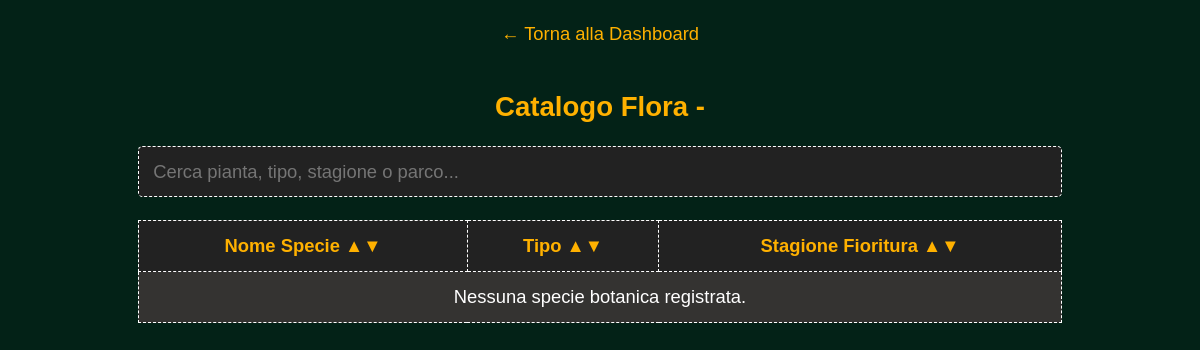
The page /PHP-HTML/tabella_flora.php (signed in) on the database as committed earlier.
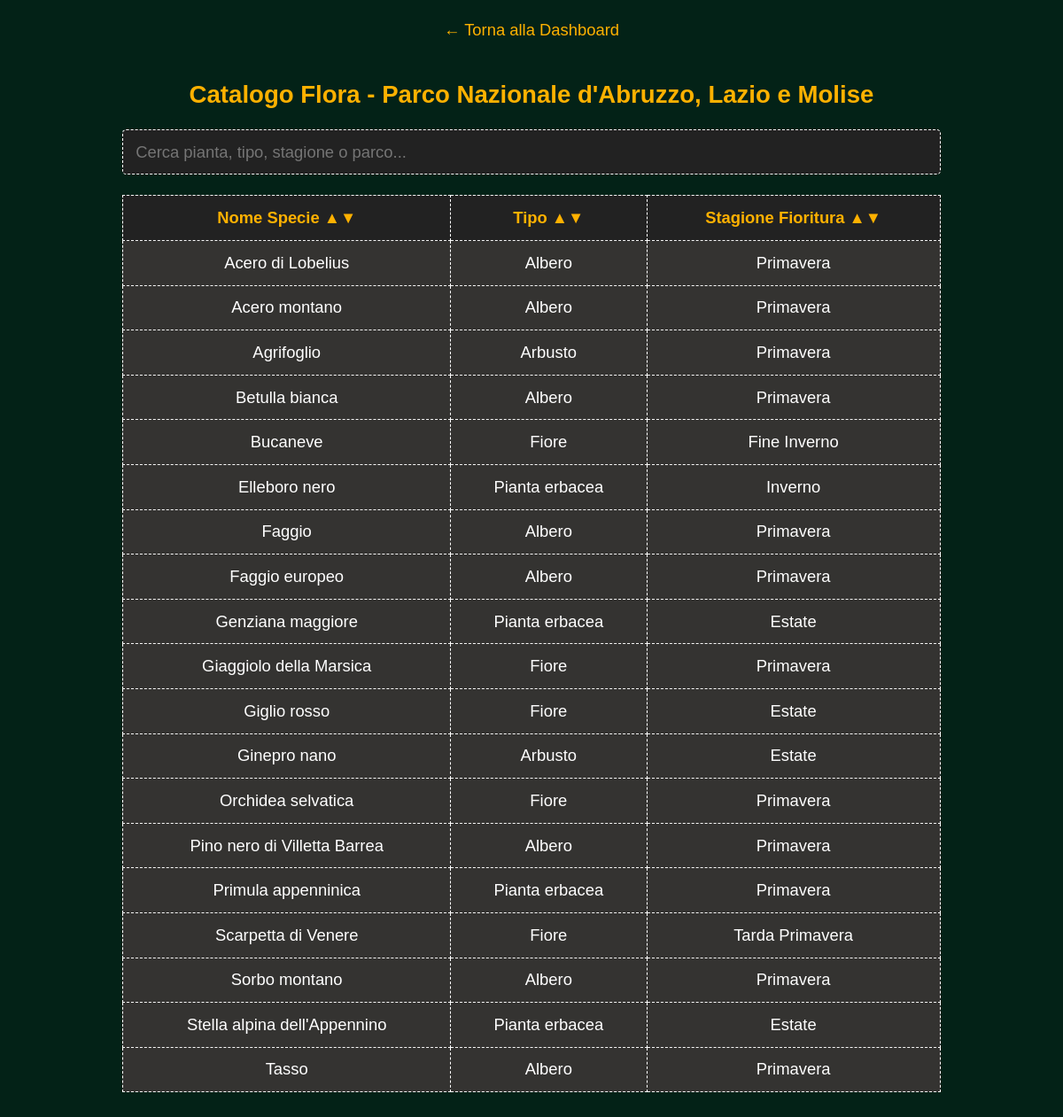
The same page on the database as committed later.
### tables this page shows
CREATE TABLE `GUARDIAPARCO` (
  `Matricola` varchar(20) NOT NULL,
  `Nome` varchar(50) NOT NULL,
  `Cognome` varchar(50) NOT NULL,
  `Telefono` varchar(20) DEFAULT NULL,
  `Parco_Assegnato` varchar(100) NOT NULL
);

CREATE TABLE `SPECIE_FLORA` (
  `Nome_Specie_Flora` varchar(100) NOT NULL,
  `Tipo` varchar(50) NOT NULL,
  `Stagione_Fioritura` varchar(50) NOT NULL
);

### PHP-HTML/tabella_flora.php (the view, shortened to what this page needs)
<?php
$ruolo = $_SESSION['ruolo'];
$matricola = $_SESSION['matricola'];
$servername = "localhost";
$username_db = "root";
$password_db = "";
$dbname = "parchi_naturali";
$conn = mysqli_connect($servername, $username_db, $password_db, $dbname);
$parco_filtro = "";
if ($ruolo === 'guardiaparco') {
    $query_parco = "SELECT Parco_Assegnato FROM GUARDIAPARCO WHERE Matricola = '$matricola'";
    $res_parco = mysqli_query($conn, $query_parco);
    if ($row_parco = mysqli_fetch_assoc($res_parco)) {
        $parco_filtro = $row_parco['Parco_Assegnato'];
    }
}
?>
<!DOCTYPE html>
<html lang="it">
<head>
</head>
<body>
    <a href="dashboard.php" class="back-link">&larr; Torna alla Dashboard</a>
    <h2>
        Catalogo Flora
        <?php echo $ruolo === 'guardiaparco' ? "- " . htmlspecialchars($parco_filtro) : "(Visione Nazionale)"; ?>
    </h2>
    <div class="search-container">
        <input type="text" id="searchBar" onkeyup="filterTable()" placeholder="Cerca pianta, tipo, stagione o parco...">
    </div>
    <table>
        <thead>
            <tr>
                <th onclick="sortTable(0)" style="cursor: pointer;" title="Ordina alfabeticamente">Nome Specie
                    &#9650;&#9660;</th>
                <th onclick="sortTable(1)" style="cursor: pointer;" title="Ordina per Tipo">Tipo &#9650;&#9660;</th>
                <th onclick="sortTable(2)" style="cursor: pointer;" title="Ordina per Stagione">Stagione Fioritura
                    &#9650;&#9660;</th>
            </tr>
        </thead>
        <tbody>
            <?php
            if ($ruolo === 'guardiaparco') {
                $query = "SELECT SF.Nome_Specie_Flora, SF.Tipo, SF.Stagione_Fioritura
                          FROM SPECIE_FLORA SF
                          JOIN Cresce C ON SF.Nome_Specie_Flora = C.Nome_Specie_Flora
                          WHERE C.Nome_Parco = '" . mysqli_real_escape_string($conn, $parco_filtro) . "'
                          ORDER BY SF.Nome_Specie_Flora ASC";
            } else {
                $query = "SELECT SF.Nome_Specie_Flora, SF.Tipo, SF.Stagione_Fioritura, C.Nome_Parco
                          FROM SPECIE_FLORA SF
                          JOIN Cresce C ON SF.Nome_Specie_Flora = C.Nome_Specie_Flora
                          ORDER BY C.Nome_Parco ASC, SF.Nome_Specie_Flora ASC";
            }
            $result = mysqli_query($conn, $query);
            if (mysqli_num_rows($result) > 0) {
                while ($row = mysqli_fetch_assoc($result)) {
                    echo "<tr>";
                    echo "<td>" . htmlspecialchars($row['Nome_Specie_Flora']) . "</td>";
                    echo "<td>" . htmlspecialchars($row['Tipo']) . "</td>";
                    echo "<td>" . htmlspecialchars($row['Stagione_Fioritura']) . "</td>";
                    echo "</tr>";
                }
            } else {
                $cols = $ruolo === 'admin' ? 4 : 3;
                echo "<tr><td colspan='$cols'>Nessuna specie botanica registrata.</td></tr>";
            }
            ?>
        </tbody>
    </table>
</body>
</html>

### PHP-HTML/tabella_flora.php (style rules this page uses)
body { zoom: 1.15; background-color: #032217; color: #ffffff; text-align: center; font-family: 'font', Arial, sans-serif; margin: 0; padding: 20px; }
h2 { color: #FFB100; }
.back-link { color: #FFB100; text-decoration: none; display: inline-block; margin-bottom: 20px; }
.search-container { width: 80%; margin: 10px auto 20px auto; text-align: left; }
#searchBar { width: 100%; padding: 12px; font-size: 16px; background-color: #222; color: white; border: 1px dashed white; border-radius: 4px; box-sizing: border-box; font-family: 'font', Arial, sans-serif; }
table { width: 80%; margin: 20px auto; border-collapse: collapse; background-color: #343331; }
th, td { border: 1px dashed white; padding: 12px; text-align: center; }
th { color: #FFB100; background-color: #222; }

Rows that differ between the two databases and show on the page:
added guardiaparco: Parco_Assegnato "Parco Nazionale d'Abruzzo, Lazio e Molise"
added specie_flora: Nome_Specie_Flora "Acero di Lobelius", Tipo "Albero", Stagione_Fioritura "Primavera"
added specie_flora: Nome_Specie_Flora "Acero montano", Tipo "Albero", Stagione_Fioritura "Primavera"
added specie_flora: Nome_Specie_Flora "Agrifoglio", Tipo "Arbusto", Stagione_Fioritura "Primavera"
added specie_flora: Nome_Specie_Flora "Betulla bianca", Tipo "Albero", Stagione_Fioritura "Primavera"
added specie_flora: Nome_Specie_Flora "Bucaneve", Tipo "Fiore", Stagione_Fioritura "Fine Inverno"
added specie_flora: Nome_Specie_Flora "Elleboro nero", Tipo "Pianta erbacea", Stagione_Fioritura "Inverno"
added specie_flora: Nome_Specie_Flora "Faggio", Tipo "Albero", Stagione_Fioritura "Primavera"
added specie_flora: Nome_Specie_Flora "Faggio europeo", Tipo "Albero", Stagione_Fioritura "Primavera"
added specie_flora: Nome_Specie_Flora "Genziana maggiore", Tipo "Pianta erbacea", Stagione_Fioritura "Estate"
added specie_flora: Nome_Specie_Flora "Giaggiolo della Marsica", Tipo "Fiore", Stagione_Fioritura "Primavera"
added specie_flora: Nome_Specie_Flora "Giglio rosso", Tipo "Fiore", Stagione_Fioritura "Estate"
added specie_flora: Nome_Specie_Flora "Ginepro nano", Tipo "Arbusto", Stagione_Fioritura "Estate"
added specie_flora: Nome_Specie_Flora "Orchidea selvatica", Tipo "Fiore", Stagione_Fioritura "Primavera"
added specie_flora: Nome_Specie_Flora "Pino nero di Villetta Barrea", Tipo "Albero", Stagione_Fioritura "Primavera"
added specie_flora: Nome_Specie_Flora "Primula appenninica", Tipo "Pianta erbacea", Stagione_Fioritura "Primavera"
added specie_flora: Nome_Specie_Flora "Scarpetta di Venere", Tipo "Fiore", Stagione_Fioritura "Tarda Primavera"
added specie_flora: Nome_Specie_Flora "Sorbo montano", Tipo "Albero", Stagione_Fioritura "Primavera"
added specie_flora: Nome_Specie_Flora "Stella alpina dell'Appennino", Tipo "Pianta erbacea", Stagione_Fioritura "Estate"
added specie_flora: Nome_Specie_Flora "Tasso", Tipo "Albero", Stagione_Fioritura "Primavera"
Other text that changed with them:
text no longer shown: "Nessuna specie botanica registrata."
